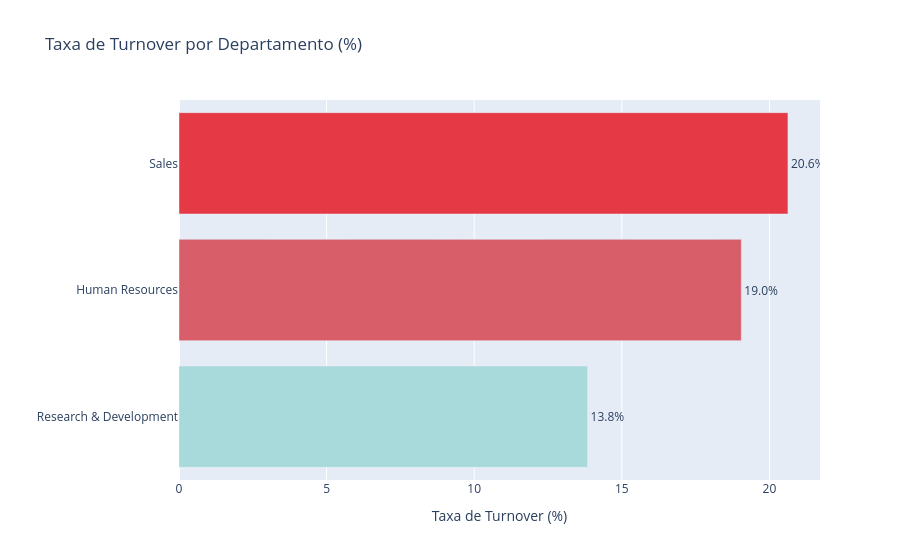

Notebook code for this chart:
### Code cell
# Turnover por departamento
turnover_dept = df.groupby('Department')['Attrition'].apply(
    lambda x: (x == 'Yes').sum() / len(x) * 100
).reset_index()
turnover_dept.columns = ['departamento', 'taxa_turnover']
turnover_dept = turnover_dept.sort_values('taxa_turnover', ascending=True)

fig = px.bar(
    turnover_dept, x='taxa_turnover', y='departamento',
    orientation='h',
    color='taxa_turnover',
    color_continuous_scale=['#A8DADC', '#E63946'],
    title='Taxa de Turnover por Departamento (%)',
    labels={'taxa_turnover': 'Taxa de Turnover (%)', 'departamento': ''},
    text=turnover_dept['taxa_turnover'].round(1).astype(str) + '%'
)
fig.update_traces(textposition='outside')
fig.update_layout(coloraxis_showscale=False)
fig.show()

### Figure 1 — Plotly figure (JSON) as saved in the notebook; plotly's stock layout.template omitted (floating-point values rounded to 4 significant figures)
{"data": [{"hovertemplate": "Taxa de Turnover (%)=%{marker.color}<br>=%{y}<br>text=%{text}<extra></extra>", "legendgroup": "", "marker": {"color": [13.84, 19.05, 20.63], "coloraxis": "coloraxis", "pattern": {"shape": ""}}, "name": "", "orientation": "h", "showlegend": false, "text": ["13.8%", "19.0%", "20.6%"], "textposition": "outside", "type": "bar", "x": [13.84, 19.05, 20.63], "xaxis": "x", "y": ["Research & Development", "Human Resources", "Sales"], "yaxis": "y"}], "layout": {"barmode": "relative", "coloraxis": {"colorbar": {"title": {"text": "Taxa de Turnover (%)"}}, "colorscale": [[0.0, "#A8DADC"], [1.0, "#E63946"]], "showscale": false}, "legend": {"tracegroupgap": 0}, "title": {"text": "Taxa de Turnover por Departamento (%)"}, "xaxis": {"anchor": "y", "domain": [0.0, 1.0], "title": {"text": "Taxa de Turnover (%)"}}, "yaxis": {"anchor": "x", "domain": [0.0, 1.0], "title": {"text": ""}}}}
